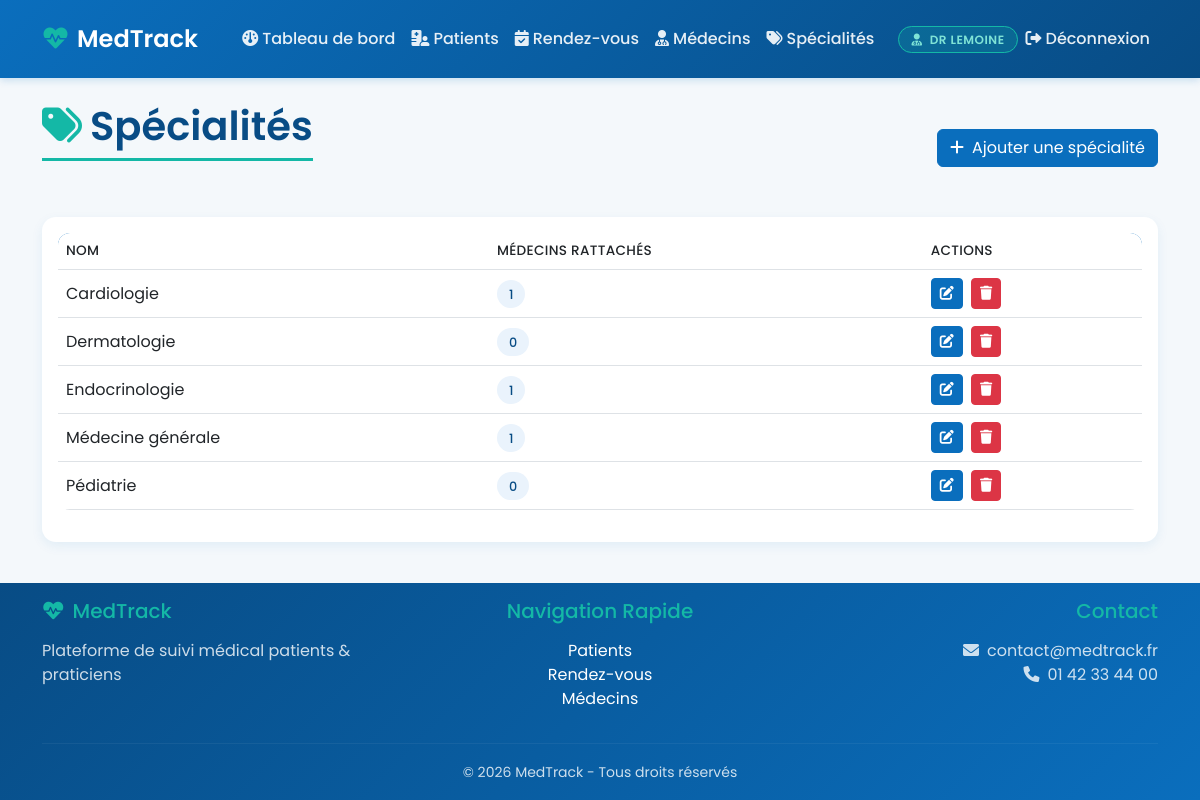
/modules/specialites/liste.php (signed in), run on the app's committed database.
### tables this page shows
CREATE TABLE specialites (
    id_specialite INT AUTO_INCREMENT PRIMARY KEY,
    nom_specialite VARCHAR(100) NOT NULL UNIQUE
);

### modules/specialites/liste.php (the view, shortened to what this page needs)
<?php
require_once '../../config/database.php';
include '../../includes/header.php';
$specialites = $pdo->query("
    SELECT s.*, (SELECT COUNT(*) FROM medecins m WHERE m.id_specialite = s.id_specialite) AS nb_medecins
    FROM specialites s ORDER BY s.nom_specialite
")->fetchAll();
?>
<div class="container mt-4">
    <div class="d-flex justify-content-between align-items-center mb-4 flex-wrap gap-2">
        <h1 class="page-title"><i class="fas fa-tags"></i>Spécialités</h1>
        <button type="button" class="btn btn-primary" data-bs-toggle="modal" data-bs-target="#ajoutSpecialiteModal">
            <i class="fas fa-plus me-2"></i>Ajouter une spécialité
        </button>
    </div>
    <div class="card">
        <div class="card-body">
            <div class="table-responsive">
                <table class="table table-hover align-middle">
                    <thead>
                        <tr>
                            <th>Nom</th>
                            <th>Médecins rattachés</th>
                            <th>Actions</th>
                        </tr>
                    </thead>
                    <tbody>
                        <?php foreach ($specialites as $s): ?>
                            <tr>
                                <td><?php echo htmlspecialchars($s['nom_specialite']); ?></td>
                                <td><span class="badge-statut badge-prevu"><?php echo $s['nb_medecins']; ?></span></td>
                                <td class="text-nowrap">
                                    <button class="btn btn-sm btn-primary me-1" onclick="editSpecialite(<?php echo $s['id_specialite']; ?>, '<?php echo htmlspecialchars($s['nom_specialite'], ENT_QUOTES); ?>')">
                                        <i class="fas fa-edit"></i>
                                    </button>
                                    <button class="btn btn-sm btn-danger" onclick="confirmerSuppression('supprimer.php', 'id_specialite', <?php echo $s['id_specialite']; ?>, 'Supprimer cette spécialité ?')">
                                        <i class="fas fa-trash"></i>
                                    </button>
                                </td>
                            </tr>
                        <?php endforeach; ?>
                    </tbody>
                </table>
            </div>
        </div>
    </div>
</div>
<?php include '../../includes/footer.php'; ?>

### assets/css/styles.css (style rules this page uses)
:root { --medical-blue: #0a6ebd; --medical-blue-dark: #084c85; --medical-blue-light: #2e94e0; --medical-teal: #14b8a6; --medical-red: #e63946; --white: #ffffff; --gray-50: #f4f8fb; --gray-100: #eef3f8; --gray-200: #e2e9f0; --gray-800: #2c3e50; --dark: #1a2332; }
body { background-color: var(--gray-50); font-family: 'Poppins', sans-serif; min-height: 100vh; display: flex; flex-direction: column; margin: 0; }
.container { flex: 1 0 auto; }
.card { border: none; border-radius: 14px; box-shadow: 0 4px 12px rgba(10, 110, 189, 0.08); transition: transform 0.25s, box-shadow 0.25s; }
.btn-primary { background-color: var(--medical-blue); border-color: var(--medical-blue); }
.table { background: var(--white); border-radius: 12px; overflow: hidden; }
.table thead { background: var(--medical-blue); color: var(--white); }
.table th { font-weight: 500; text-transform: uppercase; font-size: 0.85rem; letter-spacing: 0.3px; }
.badge-statut { padding: 0.35rem 0.75rem; border-radius: 20px; font-size: 0.8rem; font-weight: 500; }
.badge-prevu { background-color: #eaf3fc; color: var(--medical-blue-dark); }
.page-title { color: var(--medical-blue-dark); font-weight: 600; margin-bottom: 2rem; padding-bottom: 0.5rem; border-bottom: 3px solid var(--medical-teal); display: inline-block; }
.page-title i { color: var(--medical-teal); margin-right: 0.5rem; }

### data on the page
specialites: nom_specialite "Cardiologie", nb_medecins "1"
specialites: nom_specialite "Dermatologie", nb_medecins "0"
specialites: nom_specialite "Endocrinologie", nb_medecins "1"
specialites: nom_specialite "Médecine générale", nb_medecins "1"
specialites: nom_specialite "Pédiatrie", nb_medecins "0"

### other printed values
$user['nom_affiche'] "DR LEMOINE"
